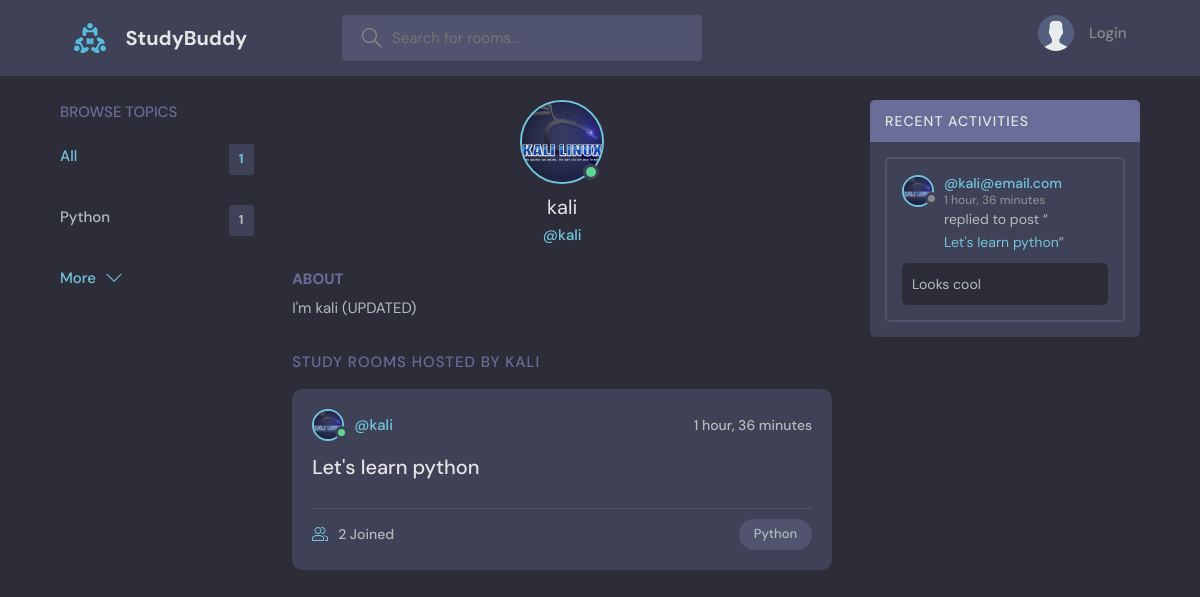
Page /profile/1/ on the committed database.
### base/models.py (models this page shows, shortened)
class Topic(models.Model):
    name = models.CharField(max_length=200)

class User(AbstractUser):
    name = models.CharField(max_length=200,null=True)
    email = models.EmailField(unique=True, null=True)
    bio = models.TextField(null=True)
    avatar = models.ImageField(null=True, default="avatar.svg")
    USERNAME_FIELD = 'email'
    REQUIRED_FIELDS = []

class Room(models.Model): # inherit from models (make the class a django model)
    host = models.ForeignKey(User, on_delete=models.SET_NULL, null=True)
    topic = models.ForeignKey(Topic, on_delete=models.SET_NULL, null=True)# topic and room: one to many
    name = models.CharField(max_length=200)
    description = models.TextField(null=True, blank=True)
    participants = models.ManyToManyField(User, related_name='participants', blank=True) # user and room: many to many relationship
    updated = models.DateTimeField(auto_now=True)
    created = models.DateTimeField(auto_now_add=True)
    class Meta:
        ordering = ['-updated', '-created']
    def __str__(self):
        return str(self.name)

class Message(models.Model):
    user = models.ForeignKey(User, on_delete=models.CASCADE) # user and msg: one to many relationship (when user deleted, delete his all msg)
    room = models.ForeignKey(Room, on_delete=models.CASCADE) # when room deleted, delete all messages in the room
    body = models.TextField()
    updated = models.DateTimeField(auto_now=True)
    created = models.DateTimeField(auto_now_add=True)
    class Meta:
        ordering = ['-updated', '-created']

### base/views.py (the view)
# urls.py: path('profile/<str:pk>/', views.userProfile, name='user-profile'),
def userProfile(request, pk):
    user = User.objects.get(id=pk)
    rooms = user.room_set.all() # all rooms of this user
    room_messages = user.message_set.all() # all msg of the user
    topics = Topic.objects.all()
    context = {'user':user, 'rooms':rooms, 'room_messages':room_messages, 'topics':topics}
    return render(request, 'base/profile.html', context)

### base/templates/base/profile.html (shortened to what this page needs)
{% extends 'main.html' %}
{% block content %}
<main class="profile-page layout layout--3">
  <div class="container">
    {% include 'base/topics_component.html' %}
    <div class="roomList">
      <div class="profile">
        <div class="profile__avatar">
          <div class="avatar avatar--large active">
            <img src="{{user.avatar.url}}" />
          </div>
        </div>
        <div class="profile__info">
          <h3>{{user.username}}</h3>
          <p>@{{user.username}}</p>
        </div>
        <div class="profile__about">
          <h3>About</h3>
          <p>
            {{user.bio}}
          </p>
        </div>
      </div>
      <div class="roomList__header">
        <div>
          <h2>Study Rooms Hosted by {{user.username}}</a>
          </h2>
        </div>
      </div>
      {% include 'base/feed_component.html' %}
    </div>
    {% include 'base/activity_component.html' %}
  </div>
</main>
{% endblock content %}

### templates/main.html (shortened to what this page needs)
<!DOCTYPE html>
{% load static %}
<html lang="en">
  <head>
    <link rel="stylesheet" href="{% static 'styles/style.css' %}" />
  </head>
  <body>
    {% include 'navbar.html' %}
    {% block content %}{% endblock content %}
  </body>
</html>

### templates/navbar.html (shortened to what this page needs)
{% load static %}
<header class="header header--loggedIn">
    <div class="container">
      <a href="{% url 'home' %}" class="header__logo">
        <img src="{% static 'images/logo.svg' %}" />
        <h1>StudyBuddy</h1>
      </a>
      <form class="header__search" method="GET" action="{% url 'home' %}">
        <label>
          <input name="q" placeholder="Search for rooms..." />
        </label>
      </form>
      <nav class="header__menu">
        {% if request.user.is_authenticated %}
        <div class="header__user">
          <a href="{% url 'update-user' %}">
            <div class="avatar avatar--medium active">
              <img src="{{request.user.avatar.url}}" />
            </div>
            <p>{{request.user.username}} <span>@{{request.user.username}}</span></p>
          </a>
          <button class="dropdown-button">
            <svg version="1.1" xmlns="http://www.w3.org/2000/svg" width="32" height="32" viewBox="0 0 32 32">
              <title>chevron-down</title>
              <path d="M16 21l-13-13h-3l16 16 16-16h-3l-13 13z"></path>
            </svg>
          </button>
        </div>
        {% else %}
        <a href="{% url 'login' %}">
          <img src="{% static 'images/avatar.svg' %}" />
          <p>Login</p>
        </a>
        {% endif %}
      </nav>
    </div>
  </header>

### base/templates/base/topics_component.html
<div class="topics">
    <div class="topics__header">
      <h2>Browse Topics</h2>
    </div>
    <ul class="topics__list">
      <li>
        <a href="{% url 'home' %}" class="active">All <span>{{topics.count}}</span></a>
      </li>
      {% for topic in topics %}
      <li>
        <a href="{% url 'home' %}?q={{topic.name}}">{{topic.name}} <span>{{topic.room_set.all.count}}</span></a>
      </li>
      {% endfor %}
    </ul>
    <a class="btn btn--link" href="{% url 'topics' %}">
      More
      <svg version="1.1" xmlns="http://www.w3.org/2000/svg" width="32" height="32" viewBox="0 0 32 32">
        <title>chevron-down</title>
        <path d="M16 21l-13-13h-3l16 16 16-16h-3l-13 13z"></path>
      </svg>
    </a>
  </div>

### base/templates/base/feed_component.html (shortened to what this page needs)
{% for room in rooms %}
<div class="roomListRoom">
    <div class="roomListRoom__header">
      <a href="{% url 'user-profile' room.host.id %}" class="roomListRoom__author">
        <div class="avatar avatar--small active">
          <img src="{{room.host.avatar.url}}" />
        </div>
        <span>@{{room.host.username}}</span>
      </a>
      <div class="roomListRoom__actions">
        <span>{{room.created|timesince}}</span>
      </div>
    </div>
    <div class="roomListRoom__content">
      <a href="{% url 'room' room.id %}">{{room.name}}</a>
    </div>
    <div class="roomListRoom__meta">
      <a href="{% url 'room' room.id %}" class="roomListRoom__joined">
        {{room.participants.all.count}} Joined
      </a>
      <p class="roomListRoom__topic">{{room.topic.name}}</p>
    </div>
</div>
{% endfor %}

### base/templates/base/activity_component.html (shortened to what this page needs)
<div class="activities">
    <div class="activities__header">
      <h2>Recent Activities</h2>
    </div>
    {% for message in room_messages %}
    <div class="activities__box">
      <div class="activities__boxHeader roomListRoom__header">
        <a href="{% url 'user-profile' message.user.id %}" class="roomListRoom__author">
          <div class="avatar avatar--small">
            <img src="{{message.user.avatar.url}}" />
          </div>
          <p>
            @{{message.user}}
            <span>{{message.created|timesince}}</span>
          </p>
        </a>
      </div>
      <div class="activities__boxContent">
        <p>replied to post “<a href="{% url 'room' message.room.id %}">{{message.room}}</a>”</p>
        <div class="activities__boxRoomContent">
          {{message.body}}
        </div>
      </div>
    </div>
    {% endfor %}
  </div>

### rows in the picture
Topic: name "Python", room_set.all.count "1"
User: avatar (picture), username "kali", bio "I'm kali (UPDATED)", username "KALI"
Room: host.avatar (picture), host.username "kali", created "1 hour, 36 minutes", name "Let's learn python", participants.all.count "2", topic.name "Python"
Message: user.avatar (picture), user "kali@email.com", created "1 hour, 36 minutes", room "Let's learn python", body "Looks cool"

### other values in the picture
{{ topics.count }} "1"
